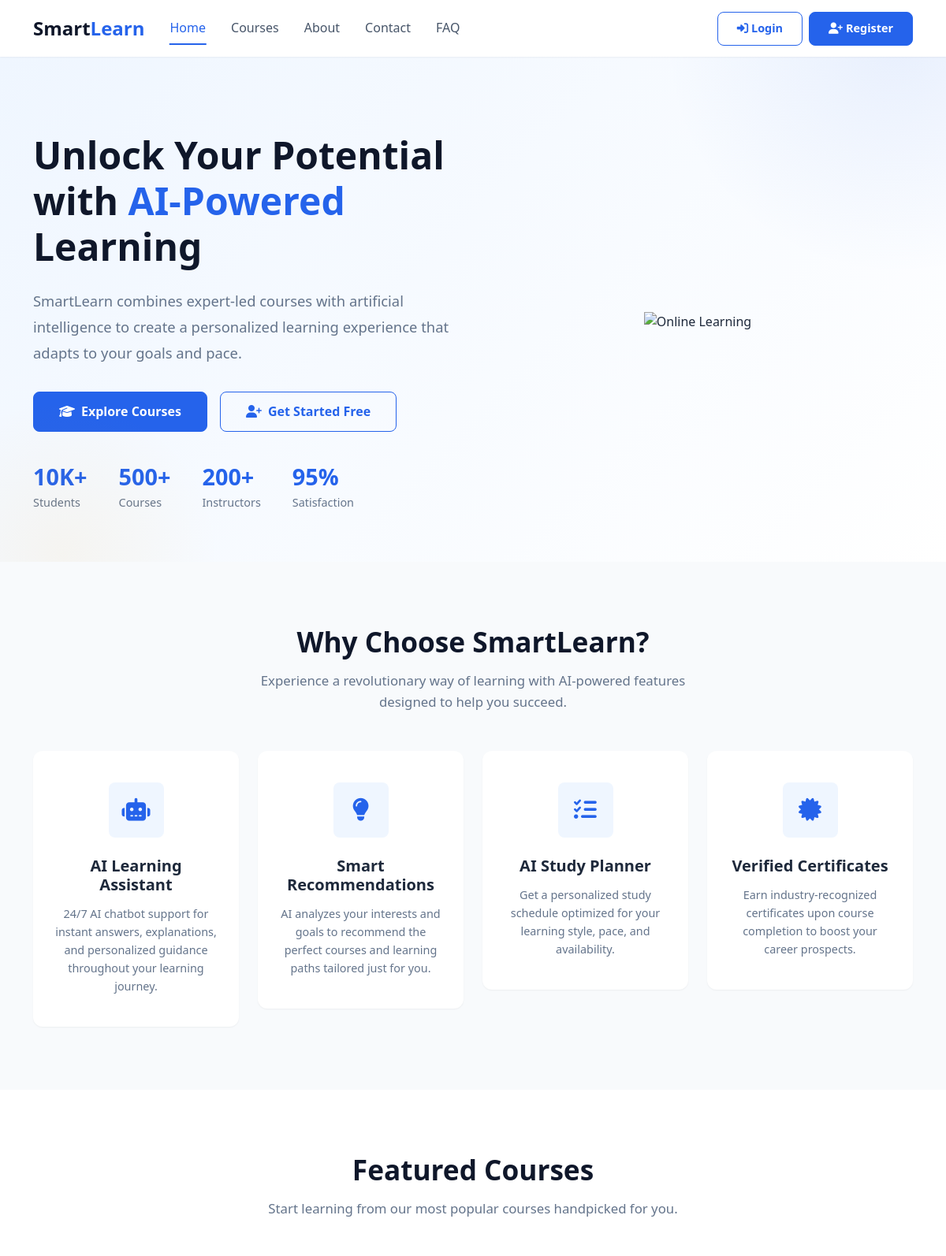
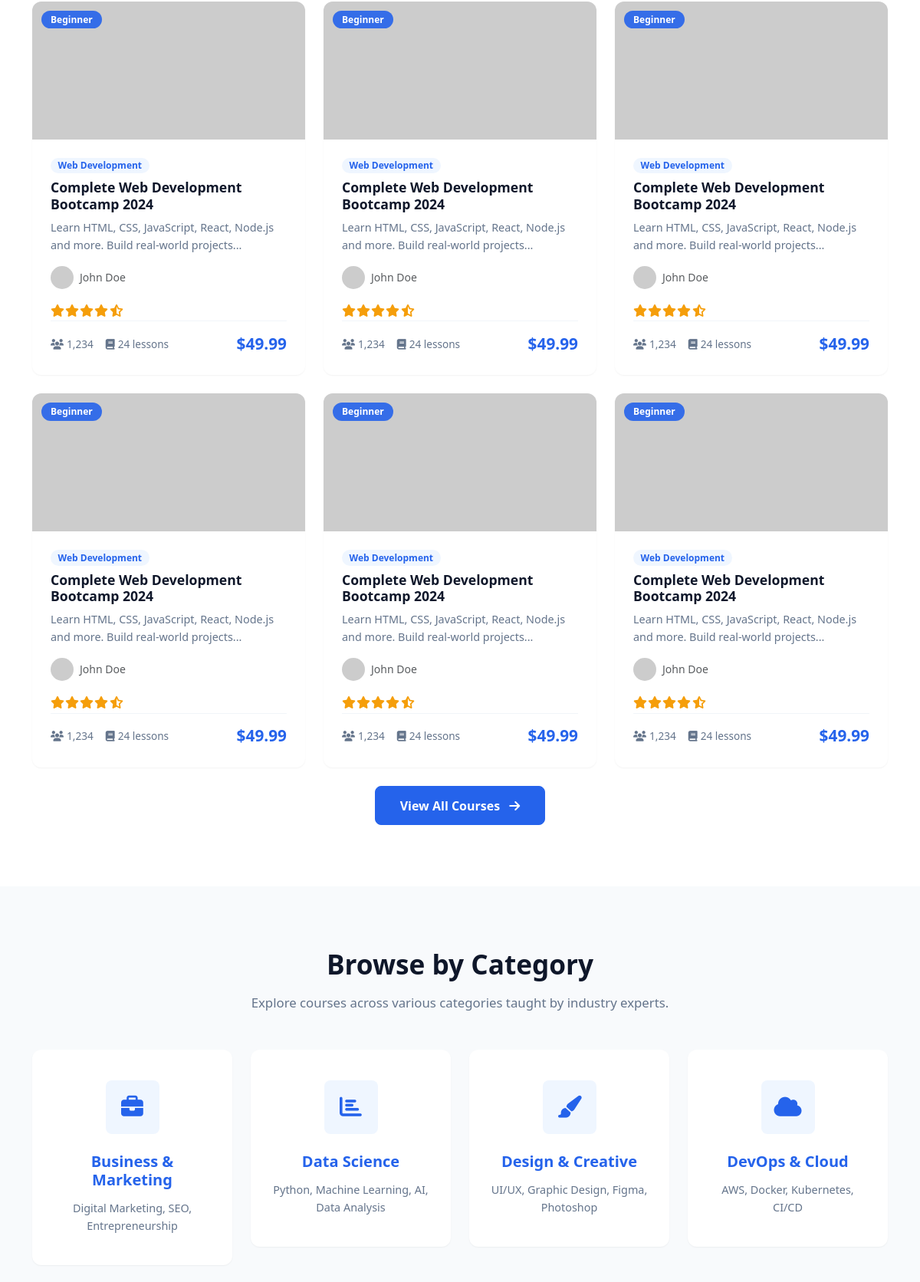
The page / (upper part) on the database its author committed (2 pictures, top to bottom).
### tables this page shows
CREATE TABLE categories (
    id INT AUTO_INCREMENT PRIMARY KEY,
    name VARCHAR(100) NOT NULL,
    slug VARCHAR(100) UNIQUE NOT NULL,
    description TEXT,
    icon VARCHAR(255),
    parent_id INT DEFAULT NULL,
    status ENUM('active', 'inactive') DEFAULT 'active',
    created_at TIMESTAMP DEFAULT CURRENT_TIMESTAMP,
    FOREIGN KEY (parent_id) REFERENCES categories(id) ON DELETE SET NULL
);

### index.php (the view, shortened to what this page needs)
<?php
require_once 'includes/functions.php';
$featuredCourses = getCourses(['limit' => 6]);
$categories = getCategories();
include 'includes/header.php';
?>
<section class="hero-section">
    <div class="container">
        <div class="row align-items-center">
            <div class="col-lg-6">
                <h1 class="hero-title">Unlock Your Potential with <span>AI-Powered</span> Learning</h1>
                <p class="hero-text">SmartLearn combines expert-led courses with artificial intelligence to create a personalized learning experience that adapts to your goals and pace.</p>
                <div class="d-flex gap-3 flex-wrap">
                    <a href="courses.php" class="btn btn-primary btn-lg"><i class="fas fa-graduation-cap me-2"></i>Explore Courses</a>
                    <a href="register.php" class="btn btn-outline-primary btn-lg"><i class="fas fa-user-plus me-2"></i>Get Started Free</a>
                </div>
                <div class="hero-stats">
                    <div class="hero-stat"><h3>10K+</h3><p>Students</p></div>
                    <div class="hero-stat"><h3>500+</h3><p>Courses</p></div>
                    <div class="hero-stat"><h3>200+</h3><p>Instructors</p></div>
                    <div class="hero-stat"><h3>95%</h3><p>Satisfaction</p></div>
                </div>
            </div>
            <div class="col-lg-6 text-center">
                <img src="https://cdn-icons-png.flaticon.com/512/5968/5968885.png" alt="Online Learning" class="hero-image" style="max-width: 80%;">
            </div>
        </div>
    </div>
</section>
<section class="section-padding">
    <div class="container">
        <div class="section-header">
            <h2 class="section-title">Why Choose SmartLearn?</h2>
            <p class="section-subtitle">Experience a revolutionary way of learning with AI-powered features designed to help you succeed.</p>
        </div>
        <div class="row g-4">
            <div class="col-lg-3 col-md-6">
                <div class="feature-card">
                    <div class="icon-box"><i class="fas fa-robot"></i></div>
                    <h5>AI Learning Assistant</h5>
                    <p>24/7 AI chatbot support for instant answers, explanations, and personalized guidance throughout your learning journey.</p>
                </div>
            </div>
            <div class="col-lg-3 col-md-6">
                <div class="feature-card">
                    <div class="icon-box"><i class="fas fa-lightbulb"></i></div>
                    <h5>Smart Recommendations</h5>
                    <p>AI analyzes your interests and goals to recommend the perfect courses and learning paths tailored just for you.</p>
                </div>
            </div>
            <div class="col-lg-3 col-md-6">
                <div class="feature-card">
                    <div class="icon-box"><i class="fas fa-tasks"></i></div>
                    <h5>AI Study Planner</h5>
                    <p>Get a personalized study schedule optimized for your learning style, pace, and availability.</p>
                </div>
            </div>
            <div class="col-lg-3 col-md-6">
                <div class="feature-card">
                    <div class="icon-box"><i class="fas fa-certificate"></i></div>
                    <h5>Verified Certificates</h5>
                    <p>Earn industry-recognized certificates upon course completion to boost your career prospects.</p>
                </div>
            </div>
        </div>
    </div>
</section>
<section class="section-padding bg-white">
    <div class="container">
        <div class="section-header">
            <h2 class="section-title">Featured Courses</h2>
            <p class="section-subtitle">Start learning from our most popular courses handpicked for you.</p>
        </div>
        <div class="row g-4">
            <?php if (!empty($featuredCourses)): ?>
                <?php foreach ($featuredCourses as $course): ?>
                <div class="col-lg-4 col-md-6">
                    <div class="card course-card h-100">
                        <div style="position: relative;">
                            <img src="https://picsum.photos/seed/<?php echo $course['id']; ?>/400/250" class="card-img-top" alt="<?php echo htmlspecialchars($course['title']); ?>">
                            <span class="course-level"><?php echo ucfirst($course['level']); ?></span>
                        </div>
                        <div class="card-body">
                            <div class="d-flex align-items-center gap-2 mb-2">
                                <span class="badge badge-primary"><?php echo htmlspecialchars($course['category_name'] ?? 'General'); ?></span>
                                <?php if ($course['featured']): ?><span class="badge bg-warning text-dark">Featured</span><?php endif; ?>
                            </div>
                            <h5 class="card-title"><?php echo htmlspecialchars($course['title']); ?></h5>
                            <p class="card-text"><?php echo htmlspecialchars(substr($course['short_description'] ?? $course['description'], 0, 100)); ?>...</p>
                            <div class="d-flex align-items-center gap-2 mb-3">
                                <img src="https://ui-avatars.com/api/?name=<?php echo urlencode($course['instructor_name'] ?? 'Instructor'); ?>&background=2563eb&color=fff&size=30" class="instructor-img" alt="">
                                <small class="text-muted"><?php echo htmlspecialchars($course['instructor_name'] ?? 'Expert Instructor'); ?></small>
                            </div>
                            <?php echo getRatingStars($course['rating']); ?>
                            <div class="course-meta">
                                <span><i class="fas fa-users me-1"></i><?php echo $course['total_students']; ?></span>
                                <span><i class="fas fa-book me-1"></i><?php echo $course['total_lessons']; ?> lessons</span>
                                <span class="ms-auto course-price">
                                    <?php if ($course['discount_price']): ?>
                                        <span class="original"><?php echo formatPrice($course['price']); ?></span>
                                        <?php echo formatPrice($course['discount_price']); ?>
                                    <?php else: ?>
                                        <?php echo formatPrice($course['price']); ?>
                                    <?php endif; ?>
                                </span>
                            </div>
                        </div>
                        <a href="course-details.php?id=<?php echo $course['id']; ?>" class="stretched-link"></a>
                    </div>
                </div>
                <?php endforeach; ?>
            <?php else: ?>
                <?php for ($i = 1; $i <= 6; $i++): ?>
                <div class="col-lg-4 col-md-6">
                    <div class="card course-card h-100">
                        <div style="position: relative;">
                            <img src="https://picsum.photos/seed/<?php echo $i; ?>/400/250" class="card-img-top" alt="Course">
                            <span class="course-level">Beginner</span>
                        </div>
                        <div class="card-body">
                            <div class="d-flex align-items-center gap-2 mb-2">
                                <span class="badge badge-primary">Web Development</span>
                            </div>
                            <h5 class="card-title">Complete Web Development Bootcamp 2024</h5>
                            <p class="card-text">Learn HTML, CSS, JavaScript, React, Node.js and more. Build real-world projects...</p>
                            <div class="d-flex align-items-center gap-2 mb-3">
                                <img src="https://ui-avatars.com/api/?name=John+Doe&background=2563eb&color=fff&size=30" class="instructor-img" alt="">
                                <small class="text-muted">John Doe</small>
                            </div>
                            <?php echo getRatingStars(4.5); ?>
                            <div class="course-meta">
                                <span><i class="fas fa-users me-1"></i>1,234</span>
                                <span><i class="fas fa-book me-1"></i>24 lessons</span>
                                <span class="ms-auto course-price">$49.99</span>
                            </div>
                        </div>
                    </div>
                </div>
                <?php endfor; ?>
            <?php endif; ?>
        </div>
        <div class="text-center mt-4">
            <a href="courses.php" class="btn btn-primary btn-lg">View All Courses <i class="fas fa-arrow-right ms-2"></i></a>
        </div>
    </div>
</section>
<section class="section-padding">
    <div class="container">
        <div class="section-header">
            <h2 class="section-title">Browse by Category</h2>
            <p class="section-subtitle">Explore courses across various categories taught by industry experts.</p>
        </div>
        <div class="row g-4">
            <?php foreach ($categories as $cat): ?>
            <div class="col-lg-3 col-md-6">
                <a href="courses.php?category=<?php echo $cat['slug']; ?>" class="text-decoration-none">
                    <div class="feature-card">
                        <div class="icon-box"><i class="<?php echo htmlspecialchars($cat['icon'] ?? 'fas fa-folder'); ?>"></i></div>
                        <h5><?php echo htmlspecialchars($cat['name']); ?></h5>
                        <p><?php echo htmlspecialchars($cat['description'] ?? ''); ?></p>
                    </div>
                </a>
            </div>
            <?php endforeach; ?>
        </div>
    </div>
</section>
<?php
include 'includes/footer.php';
?>

### includes/header.php (shortened to what this page needs)
<!DOCTYPE html>
<html lang="en">
<head>
    <link href="https://cdn.jsdelivr.net/npm/bootstrap@5.3.0/dist/css/bootstrap.min.css" rel="stylesheet">
    <link rel="stylesheet" href="https://cdnjs.cloudflare.com/ajax/libs/font-awesome/6.4.0/css/all.min.css">
    <link rel="stylesheet" href="../assets/css/style.css">
</head>
<body>
<?php if (!isset($hideNavbar) || !$hideNavbar) include 'navbar.php'; ?>

### includes/navbar.php (shortened to what this page needs)
<nav class="navbar navbar-expand-lg navbar-light">
    <div class="container">
        <a class="navbar-brand" href="index.php">Smart<span>Learn</span></a>
        <div class="collapse navbar-collapse" id="navbarNav">
            <ul class="navbar-nav me-auto">
                <li class="nav-item"><a class="nav-link <?php echo basename($_SERVER['PHP_SELF']) == 'index.php' ? 'active' : ''; ?>" href="index.php">Home</a></li>
                <li class="nav-item"><a class="nav-link <?php echo basename($_SERVER['PHP_SELF']) == 'courses.php' ? 'active' : ''; ?>" href="courses.php">Courses</a></li>
                <li class="nav-item"><a class="nav-link <?php echo basename($_SERVER['PHP_SELF']) == 'about.php' ? 'active' : ''; ?>" href="about.php">About</a></li>
                <li class="nav-item"><a class="nav-link <?php echo basename($_SERVER['PHP_SELF']) == 'contact.php' ? 'active' : ''; ?>" href="contact.php">Contact</a></li>
                <li class="nav-item"><a class="nav-link <?php echo basename($_SERVER['PHP_SELF']) == 'faq.php' ? 'active' : ''; ?>" href="faq.php">FAQ</a></li>
            </ul>
            <div class="d-flex align-items-center gap-2">
                <?php if (isset($_SESSION['user_id'])): ?>
                    <div class="dropdown">
                        <button class="btn btn-outline-primary dropdown-toggle" type="button" data-bs-toggle="dropdown">
                            <i class="fas fa-user me-1"></i><?php echo htmlspecialchars($_SESSION['user_name'] ?? 'User'); ?>
                        </button>
                        <ul class="dropdown-menu">
                            <li><a class="dropdown-item" href="../student/dashboard.php"><i class="fas fa-tachometer-alt me-2"></i>Dashboard</a></li>
                            <li><a class="dropdown-item" href="../student/my-courses.php"><i class="fas fa-book me-2"></i>My Courses</a></li>
                            <li><a class="dropdown-item" href="../student/progress.php"><i class="fas fa-chart-line me-2"></i>Progress</a></li>
                            <li><hr class="dropdown-divider"></li>
                            <li><a class="dropdown-item" href="../api/auth/logout.php"><i class="fas fa-sign-out-alt me-2"></i>Logout</a></li>
                        </ul>
                    </div>
                <?php elseif (isset($_SESSION['instructor_id'])): ?>
                    <a href="../instructor/dashboard.php" class="btn btn-outline-primary"><i class="fas fa-chalkboard-teacher me-1"></i>Instructor</a>
                <?php elseif (isset($_SESSION['admin_id'])): ?>
                    <a href="../admin/dashboard.php" class="btn btn-outline-primary"><i class="fas fa-shield-alt me-1"></i>Admin</a>
                <?php else: ?>
                    <a href="login.php" class="btn btn-outline-primary"><i class="fas fa-sign-in-alt me-1"></i>Login</a>
                    <a href="register.php" class="btn btn-primary"><i class="fas fa-user-plus me-1"></i>Register</a>
                <?php endif; ?>
            </div>
        </div>
    </div>
</nav>

### includes/functions.php (shortened to what this page needs)
<?php
function getDB() {
    static $conn = null;
    if ($conn === null) {
        $config = require_once __DIR__ . '/../api/config/database.php';
        try {
            $conn = new PDO(
                "mysql:host={$config['host']};dbname={$config['dbname']};charset={$config['charset']}",
                $config['username'],
                $config['password'],
                [
                    PDO::ATTR_ERRMODE => PDO::ERRMODE_EXCEPTION,
                    PDO::ATTR_DEFAULT_FETCH_MODE => PDO::FETCH_ASSOC,
                    PDO::ATTR_EMULATE_PREPARES => false,
                ]
            );
        } catch (PDOException $e) {
            die("Database connection failed: " . $e->getMessage());
        }
    }
    return $conn;
}
function getCategories() {
    $db = getDB();
    $stmt = $db->query("SELECT * FROM categories WHERE status = 'active' ORDER BY name");
    return $stmt->fetchAll();
}
function getRatingStars($rating) {
    $html = '<div class="rating-stars">';
    for ($i = 1; $i <= 5; $i++) {
        if ($i <= floor($rating)) {
            $html .= '<i class="fas fa-star"></i>';
        } elseif ($i - $rating <= 0.5) {
            $html .= '<i class="fas fa-star-half-alt"></i>';
        } else {
            $html .= '<i class="far fa-star"></i>';
        }
    }
    $html .= '</div>';
    return $html;
}

### includes/footer.php (shortened to what this page needs)
</body>
</html>

### rows shown on the page
categories: name "Business & Marketing", description "Digital Marketing, SEO, Entrepreneurship"
categories: name "Data Science", description "Python, Machine Learning, AI, Data Analysis"
categories: name "Design & Creative", description "UI/UX, Graphic Design, Figma, Photoshop"
categories: name "DevOps & Cloud", description "AWS, Docker, Kubernetes, CI/CD"
